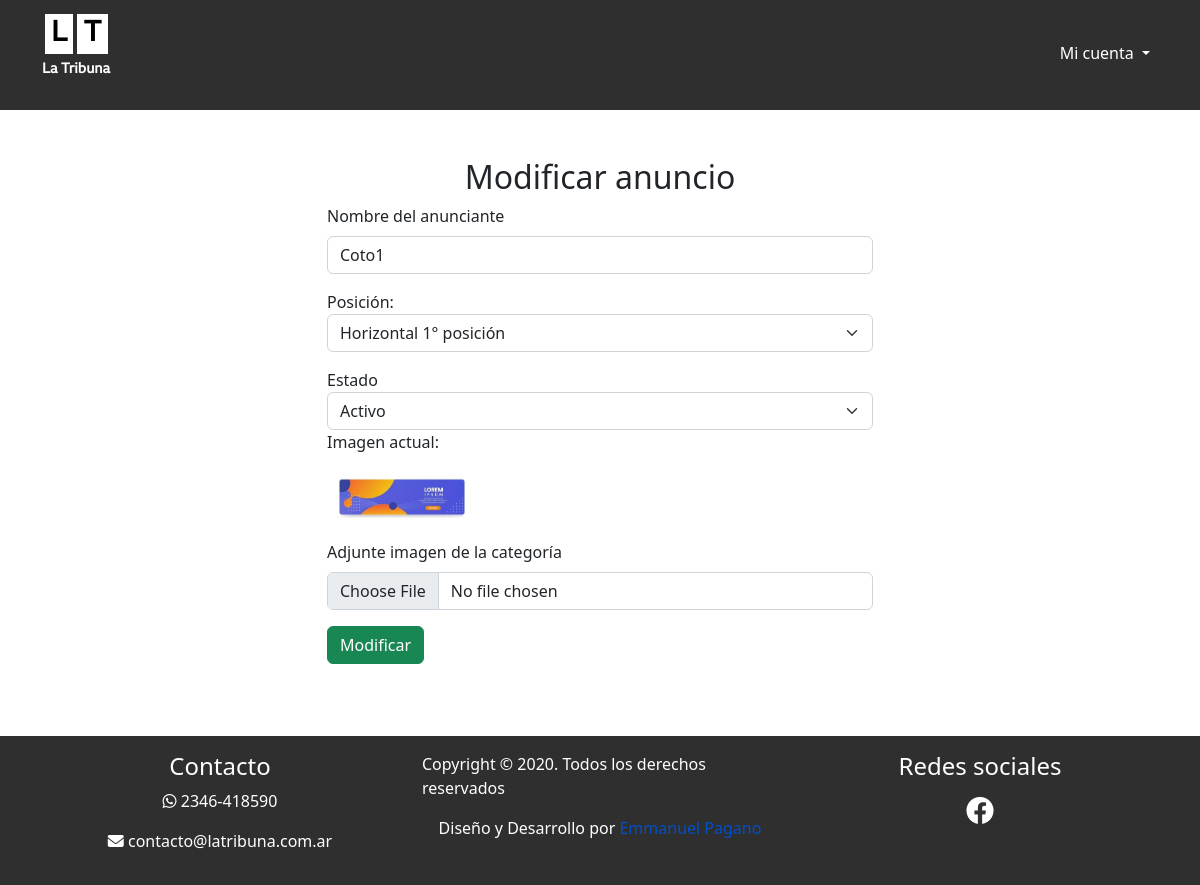
The app's page /adm/anuncios/modificar.php?id=6 (signed in), older data.
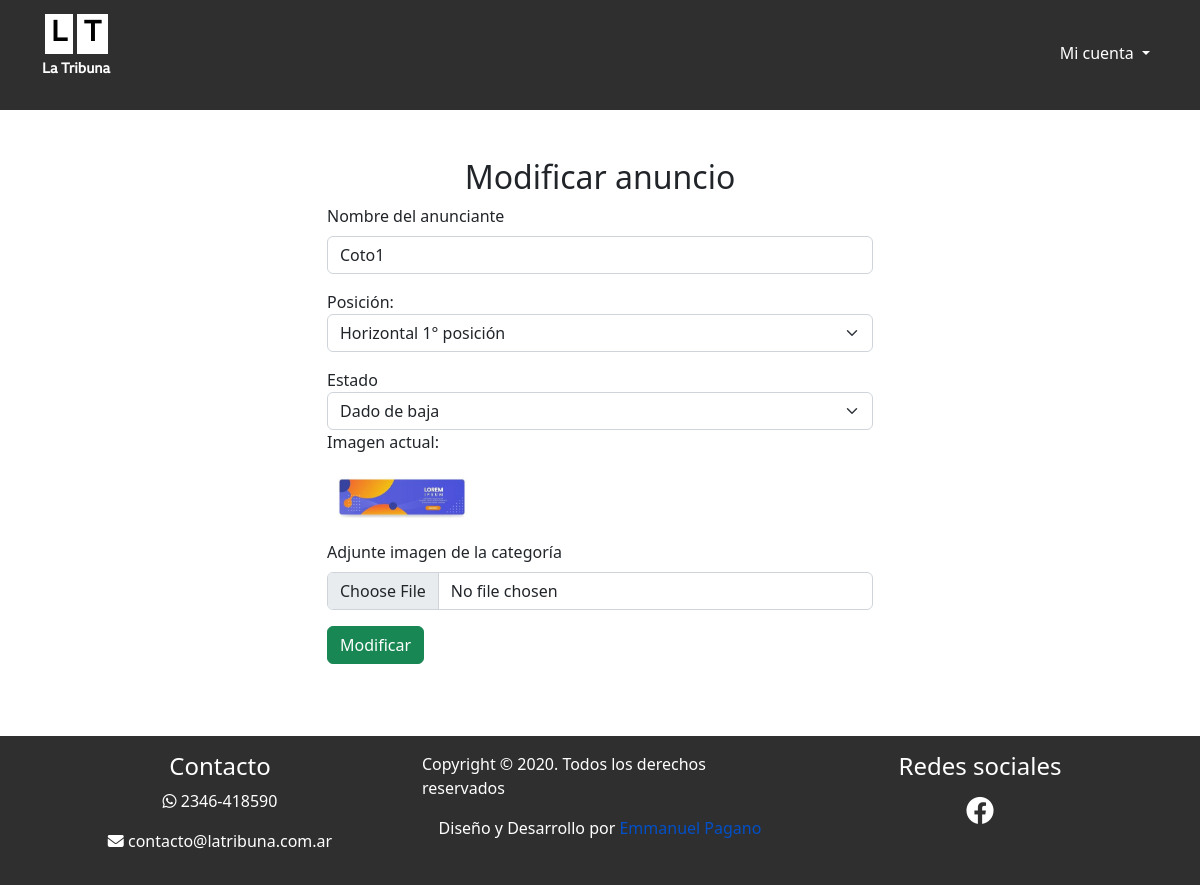
The same page, newer data.
### tables this page shows
CREATE TABLE `anuncios` (
  `id_anuncio` int(11) NOT NULL,
  `url_anuncio` varchar(300) NOT NULL,
  `id_posicion_anuncio` int(11) NOT NULL,
  `fecha_alta` datetime NOT NULL DEFAULT current_timestamp(),
  `anunciante` varchar(300) NOT NULL,
  `baja_anuncio` tinyint(4) NOT NULL
);

### adm/anuncios/modificar.php (the view, shortened to what this page needs)
<?php
include('../../include/conexion.php');
$cmd = $conexion->prepare('SELECT * FROM anuncios_posiciones');
$cmd->execute();
$posiciones = $cmd->fetchAll();
if(isset($_GET['id'])){
    $idAnuncio = $_GET['id'];
    $cmd = $conexion->prepare('SELECT * FROM anuncios WHERE id_anuncio = :id');
    $cmd->execute(array(':id'=>$idAnuncio));
    $anuncio = $cmd->fetch();
    $anunciante = $anuncio['anunciante'];
    $posicion = $anuncio['id_posicion_anuncio'];
    $estado = $anuncio['baja_anuncio'];
    $imgActual = $anuncio['url_anuncio'];
}
?>
<!DOCTYPE html>
<html lang="es">
<head>
    <link rel="stylesheet" href="https://cdnjs.cloudflare.com/ajax/libs/font-awesome/6.2.0/css/all.min.css" />
    <link href="https://cdn.jsdelivr.net/npm/bootstrap@5.2.1/dist/css/bootstrap.min.css" rel="stylesheet">
    <link rel="stylesheet" href="../../css/styles.css">
</head>
<body>
<?php
require_once("../../include/header.php")
?>
<section class="seccion-alta py-5">
    <div class="container">
        <h2 class="titulo-seccion text-center">Modificar anuncio</h2>
        <div class="row">
            <form action="modificar.php" method="POST" class="col-md-6 mx-auto" enctype="multipart/form-data">
                <div class="mb-3">
                    <label for="inputAnuncio" class="form-label">Nombre del anunciante</label>
                    <input type="text" class="form-control" id="inputAnuncio" name="anunciante" value="<?php echo $anunciante;?>">
                </div>
                <div class="mb-3">
                    <label for="posicion">Posición: </label>
                    <select class="form-select" name="posicion" id="posicion">
                        <?php
                        foreach($posiciones as $fila){
                            if($fila['id_posicion_anuncio']==$posicion){
                                 echo '
                                    <option selected value="'.$fila['id_posicion_anuncio'].'">'.$fila['posicion'].'</option>
                                    ';
                            }else{
                                echo '
                                <option value="'.$fila['id_posicion_anuncio'].'">'.$fila['posicion'].'</option>
                                ';
                            }
                        }
                        ?>
                    </select>
                </div>
                <div>
                    <label for="">Estado</label>
                    <select class="form-select" name="estado" id="">
                        <option value="0" <?php echo ($estado == 0) ? 'selected' : '' ?>>Activo</option>
                        <option value="1" <?php echo ($estado == 1) ? 'selected' : '' ?>>Dado de baja</option>
                    </select>
                </div>
                <div class="mb-3">
                    <label for="">Imagen actual: </label>
                    <img src="../../img/anuncios/<?php echo $imgActual;?>" alt="" class="d-block my-2" style="max-width:150px">
                    <label for="imgCategoria" class="form-label">Adjunte imagen de la categoría</label>
                    <input class="form-control" type="file" id="imgCategoria" name="img-anuncio">
                </div>
                <button type="submit" class="btn btn-success">
                    Modificar
                </button>
            </form>
        </div>
    </div>
</section>
<?php
require_once("../../include/footer.php")
?>
</body>
</html>

Row changes from the older to the newer data that the page shows:
changed anuncios "Coto1": estado "Activo" → "Dado de baja"
